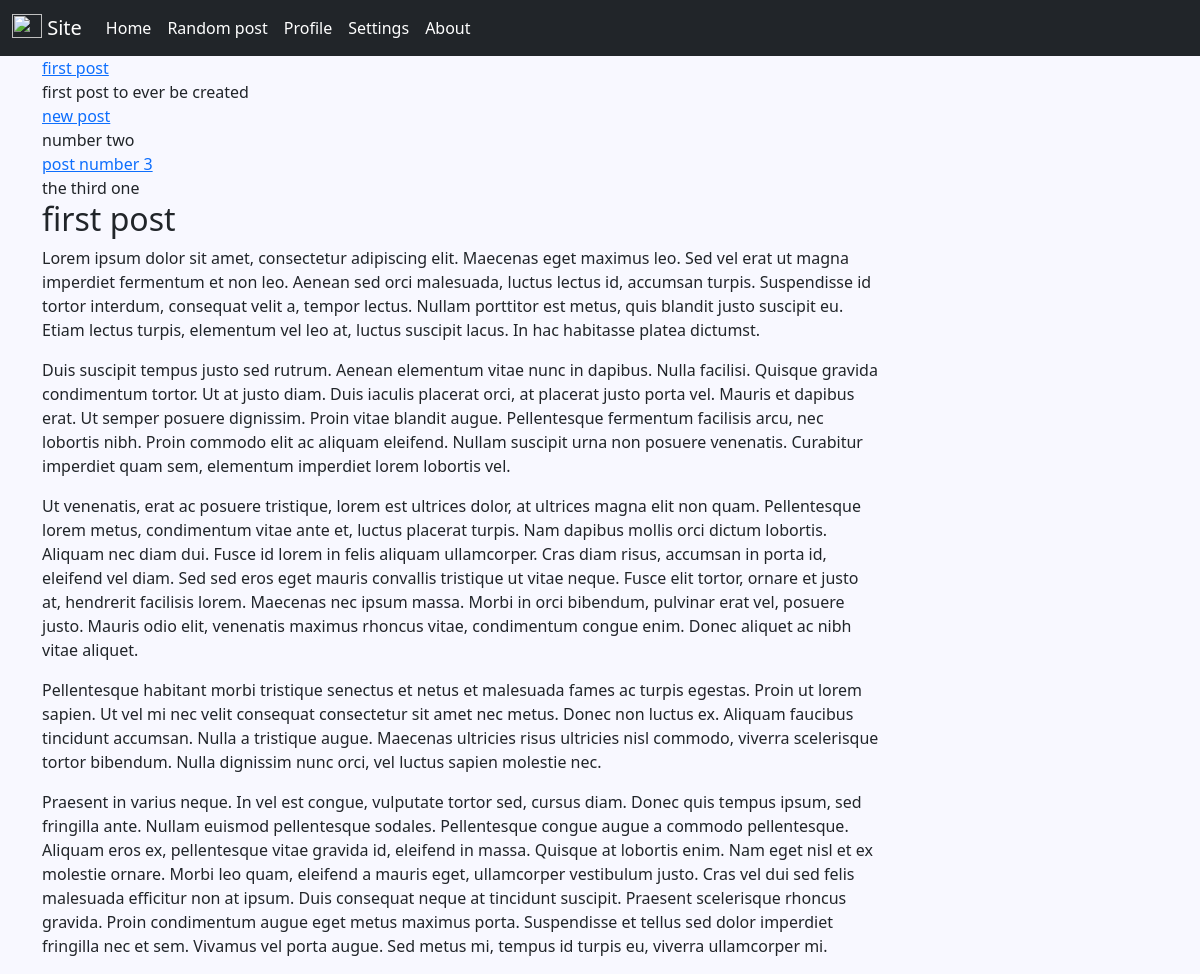
Screenshot of /post/first-post with the database file from the repository.
### blog/models.py (models this page shows, shortened)
class Post(models.Model):
    title = models.CharField(max_length=300)
    URLSlug = models.SlugField(max_length=150, unique=True)
    summary = models.CharField(max_length=350)
    body = models.TextField()
    Image = models.ImageField(upload_to='img', default='placeholder.jpg')
    published = models.BooleanField(default=True)
    date = models.DateField(auto_now_add=True)
    class Meta:
        ordering = ['-date']

### blog/views.py (the view)
# urls.py: path(r'post/<slug:URLSlug>', blog_views.post),
def post(request, URLSlug):
    posts = Post.objects.all()
    return render(request, 'post.html', {
        'post': get_object_or_404(Post, URLSlug=URLSlug),
        'posts': posts
    })

### blog/templates/post.html (shortened to what this page needs)
{% extends 'single-template.html' %}
{% block entry %}
    <div>
        <h2>{{ post.title }}</h2>
        <div>
            {{ post.body|linebreaks}}
        </div>
    </div>
{% endblock %}

### blog/templates/single-template.html
{% extends 'base.html' %}
{% block content %}
    <div class="container">
        <div class="col-md-3">
            {% for post in posts %}
                <div>
                    <div class="summary-title"> <a href="/post/{{post.URLSlug}}"> {{post.title}}</a></div>
                    <div class="summary">{{post.summary}}</div>
                </div>
            {% endfor %}
        </div>
        <div class="col-md-9">
            {% block entry %}
            {% endblock %}
        </div>
    </div>
{% endblock %}

### blog/static/css/style.css (style rules this page uses)
body { background: ghostwhite !important; }

### rows the page displays
Post: title "first post", summary "first post to ever be created", body "Lorem ipsum dolor sit amet, consectetur adipiscing elit. Maecenas eget maximus leo. Sed vel erat ut magna imperdiet fermentum et non leo. Aenean sed orci malesuada, luctus lectus id, accumsan turpis. Suspendisse id tortor interdum, consequat velit a, tempor lectus. Nullam porttitor est metus, quis blandit justo suscipit eu. Etiam lectus turpis, elementum vel leo at, luctus suscipit lacus. In hac habitasse platea dictumst. Duis suscipit tempus justo sed rutrum. Aenean elementum vitae nunc in dapibus. Nulla facilisi. Quisque gravida condimentum tortor. Ut at justo diam. Duis iaculis placerat orci, at placerat justo porta vel. Mauris et dapibus erat. Ut semper posuere dignissim. Proin vitae…"
Post: title "new post", summary "number two"
Post: title "post number 3", summary "the third one"
